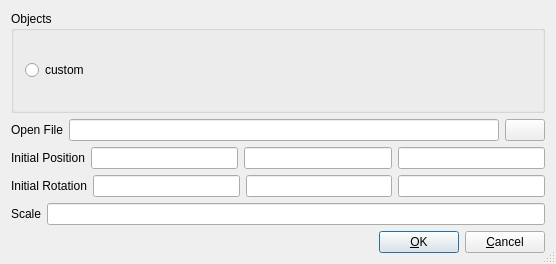
<?xml version="1.0" encoding="UTF-8"?>
<ui version="4.0">
 <class>DialogAddObject</class>
 <widget class="QDialog" name="DialogAddObject">
  <property name="geometry">
   <rect>
    <x>0</x>
    <y>0</y>
    <width>556</width>
    <height>264</height>
   </rect>
  </property>
  <property name="sizePolicy">
   <sizepolicy hsizetype="Ignored" vsizetype="Preferred">
    <horstretch>0</horstretch>
    <verstretch>0</verstretch>
   </sizepolicy>
  </property>
  <property name="windowTitle">
   <string>Add a scene or an object</string>
  </property>
  <property name="sizeGripEnabled">
   <bool>true</bool>
  </property>
  <layout class="QGridLayout">
   <item row="4" column="0">
    <layout class="QHBoxLayout">
     <item>
      <widget class="QLabel" name="scaleText">
       <property name="text">
        <string>Scale</string>
       </property>
       <property name="wordWrap">
        <bool>false</bool>
       </property>
      </widget>
     </item>
     <item>
      <widget class="QLineEdit" name="scaleValue"/>
     </item>
    </layout>
   </item>
   <item row="1" column="0">
    <layout class="QHBoxLayout">
     <item>
      <widget class="QLabel" name="openFileText">
       <property name="text">
        <string>Open File</string>
       </property>
       <property name="wordWrap">
        <bool>false</bool>
       </property>
      </widget>
     </item>
     <item>
      <widget class="QLineEdit" name="openFilePath"/>
     </item>
     <item>
      <widget class="QPushButton" name="openFileButton">
       <property name="text">
        <string/>
       </property>
      </widget>
     </item>
    </layout>
   </item>
   <item row="5" column="0">
    <layout class="QHBoxLayout">
     <item>
      <spacer name="Horizontal Spacing2">
       <property name="orientation">
        <enum>Qt::Horizontal</enum>
       </property>
       <property name="sizeType">
        <enum>QSizePolicy::Expanding</enum>
       </property>
       <property name="sizeHint" stdset="0">
        <size>
         <width>20</width>
         <height>20</height>
        </size>
       </property>
      </spacer>
     </item>
     <item>
      <widget class="QPushButton" name="buttonOk">
       <property name="text">
        <string>&amp;OK</string>
       </property>
       <property name="shortcut">
        <string/>
       </property>
       <property name="autoDefault">
        <bool>true</bool>
       </property>
       <property name="default">
        <bool>true</bool>
       </property>
      </widget>
     </item>
     <item>
      <widget class="QPushButton" name="buttonCancel">
       <property name="text">
        <string>&amp;Cancel</string>
       </property>
       <property name="shortcut">
        <string/>
       </property>
       <property name="autoDefault">
        <bool>true</bool>
       </property>
      </widget>
     </item>
    </layout>
   </item>
   <item row="2" column="0">
    <layout class="QHBoxLayout">
     <item>
      <widget class="QLabel" name="positionText">
       <property name="text">
        <string>Initial Position</string>
       </property>
       <property name="wordWrap">
        <bool>false</bool>
       </property>
      </widget>
     </item>
     <item>
      <widget class="QLineEdit" name="positionX"/>
     </item>
     <item>
      <widget class="QLineEdit" name="positionY"/>
     </item>
     <item>
      <widget class="QLineEdit" name="positionZ"/>
     </item>
    </layout>
   </item>
   <item row="3" column="0">
    <layout class="QHBoxLayout">
     <item>
      <widget class="QLabel" name="rotationText">
       <property name="text">
        <string>Initial Rotation</string>
       </property>
       <property name="wordWrap">
        <bool>false</bool>
       </property>
      </widget>
     </item>
     <item>
      <widget class="QLineEdit" name="rotationX"/>
     </item>
     <item>
      <widget class="QLineEdit" name="rotationY"/>
     </item>
     <item>
      <widget class="QLineEdit" name="rotationZ"/>
     </item>
    </layout>
   </item>
   <item row="0" column="0">
    <widget class="QGroupBox" name="buttonGroup">
     <property name="title">
      <string>Objects</string>
     </property>
     <layout class="QGridLayout">
      <item row="0" column="0">
       <widget class="QRadioButton" name="custom">
        <property name="text">
         <string>custom</string>
        </property>
       </widget>
      </item>
     </layout>
    </widget>
   </item>
  </layout>
 </widget>
 <layoutdefault spacing="6" margin="11"/>
 <resources/>
 <connections>
  <connection>
   <sender>openFileButton</sender>
   <signal>clicked()</signal>
   <receiver>DialogAddObject</receiver>
   <slot>fileOpen()</slot>
   <hints>
    <hint type="sourcelabel">
     <x>20</x>
     <y>20</y>
    </hint>
    <hint type="destinationlabel">
     <x>20</x>
     <y>20</y>
    </hint>
   </hints>
  </connection>
  <connection>
   <sender>buttonOk</sender>
   <signal>clicked()</signal>
   <receiver>DialogAddObject</receiver>
   <slot>accept()</slot>
   <hints>
    <hint type="sourcelabel">
     <x>20</x>
     <y>20</y>
    </hint>
    <hint type="destinationlabel">
     <x>20</x>
     <y>20</y>
    </hint>
   </hints>
  </connection>
  <connection>
   <sender>buttonCancel</sender>
   <signal>clicked()</signal>
   <receiver>DialogAddObject</receiver>
   <slot>reject()</slot>
   <hints>
    <hint type="sourcelabel">
     <x>20</x>
     <y>20</y>
    </hint>
    <hint type="destinationlabel">
     <x>20</x>
     <y>20</y>
    </hint>
   </hints>
  </connection>
 </connections>
 <slots>
  <slot>fileOpen()</slot>
 </slots>
</ui>
